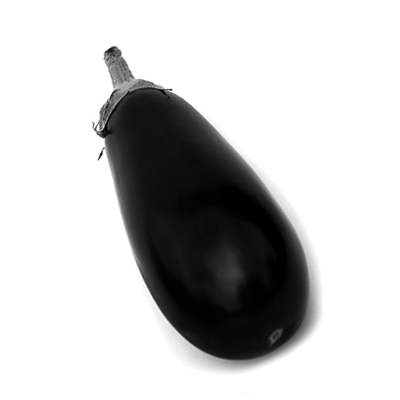
//> input picture ImageRecognition_0529/Imagerec_0529_05/Eggplant.png, 400 x 400 px
$ ./main05   (built with g++ and OpenCV 4)
//> lines starting //> are read from the running program, lines starting //| are printed output that depends on the picture; after the words box and inside, x2 and y2 are one past the last pixel; in counts of white or black regions, pixels touching at a corner belong together
#include <iostream>
#include <math.h>
#include <opencv2/opencv.hpp>

#define M_PI 3.14159265358979 /* 円周率 */

int main(int argc, const char * argv[]){
	cv::Mat img = cv::imread("Eggplant.png",0);	//画像ファイルの読み込み
//> img is the input picture: 400 rows x 400 cols, CV_8UC1; min 0, max 255, mean 199.7
	if (img.empty())	//ファイルの読み込み失敗
	{
		std::cout << "ファイルの読み込みに失敗しました" << std::endl;
		return -1;
	}

	cv::threshold(img,img,127.0,255.0,CV_THRESH_BINARY_INV);	//2値化
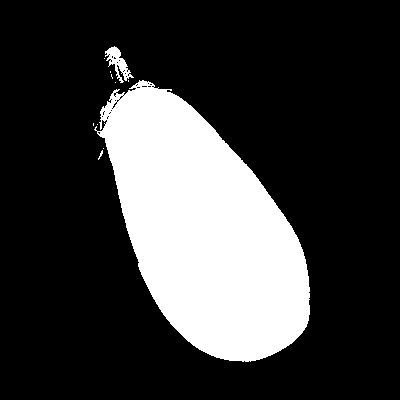
//> img: 400 rows x 400 cols, CV_8UC1; 23.2% white; 11 white regions (9 under 20 px), largest, box (x1, y1, x2, y2) and area: (94, 80, 310, 362) 36623, (105, 46, 134, 83) 407

	//元画像の表示
	cv::namedWindow("Closed Image");	//ウィンドウの生成
	//cv::imshow("Original Image",img);	//画像の描画

	//N=4でクロージング
	//膨張
	for(int i=0;i<4;i++){
	cv::dilate(img,img,cv::Mat());
	}
//> this loop made 4 passes
//> pass 1, `cv::dilate(img,img,cv::Mat());`:
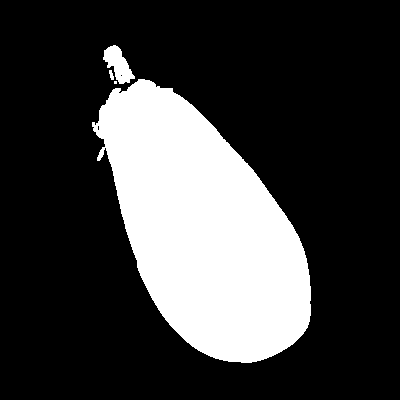
//> img: 400 rows x 400 cols, CV_8UC1; 24.1% white; 4 white regions (1 under 20 px), largest, box (x1, y1, x2, y2) and area: (92, 79, 311, 363) 37873, (103, 45, 135, 84) 649, (109, 70, 114, 80) 33
//> after the loop:
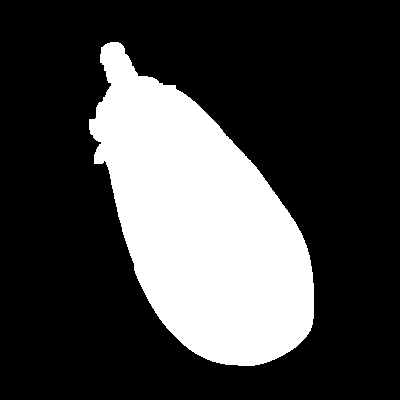
//> img: 400 rows x 400 cols, CV_8UC1; 26.4% white; 1 white region, box (x1, y1, x2, y2) and area: (89, 42, 314, 366) 42176

	//収縮
	for(int i=0;i<4;i++){
	cv::erode(img,img,cv::Mat());
	}
//> this loop made 4 passes
//> pass 1, `cv::erode(img,img,cv::Mat());`:
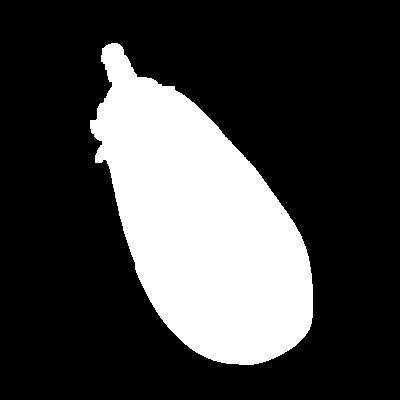
//> img: 400 rows x 400 cols, CV_8UC1; 25.7% white; 1 white region, box (x1, y1, x2, y2) and area: (90, 43, 313, 365) 41040
//> pass 2, `cv::erode(img,img,cv::Mat());`:
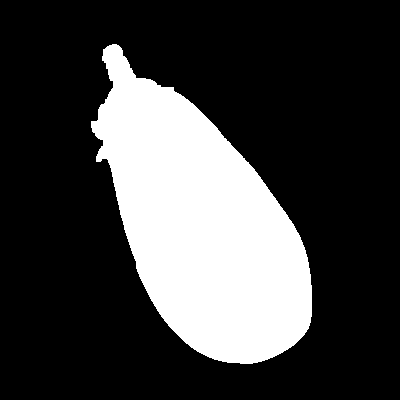
//> img: 400 rows x 400 cols, CV_8UC1; 24.9% white; 1 white region, box (x1, y1, x2, y2) and area: (91, 44, 312, 364) 39912
//> pass 3, `cv::erode(img,img,cv::Mat());`:
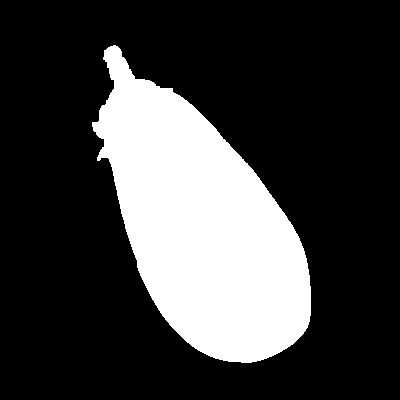
//> img: 400 rows x 400 cols, CV_8UC1; 24.2% white; 1 white region, box (x1, y1, x2, y2) and area: (92, 45, 311, 363) 38792
//> after the loop:
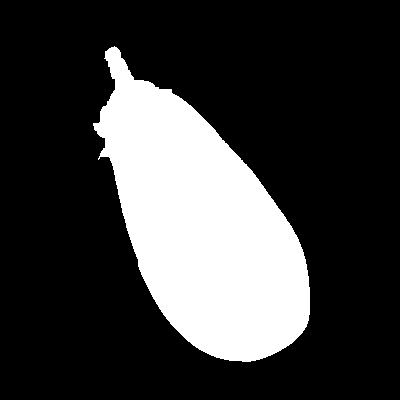
//> img: 400 rows x 400 cols, CV_8UC1; 23.5% white; 1 white region

	cv::imshow("Closed Image",img);	//画像の描画

	//輪郭の座標格納用
	std::vector< std::vector< cv::Point > > contours;

	//輪郭検出
	cv::findContours(img,contours,CV_RETR_EXTERNAL, CV_CHAIN_APPROX_NONE);
//> contours = 1 contour; box (x1, y1, x2, y2) and area: (93, 46, 310, 362) 37292

	//面積
	double area = cv::contourArea(cv::Mat(contours[0]));
//> area = 37292

	//周囲長
	double perimeter = cv::arcLength(cv::Mat(contours[0]),true);
//> perimeter = 910.7

	//モーメント計算
	cv::Moments m = cv::moments(img,true);
//> m = moments, m00 37680, centre m10/m00, m01/m00 = (201.7, 224.9)

	//重心
	double x_g = m.m10 / m.m00;	//x重心座標
//> x_g = 201.7
	double y_g = m.m01 / m.m00; //y重心座標
//> y_g = 224.9

	//円形度
	double circle = 4 * M_PI * area / perimeter * perimeter;
//> circle = 468625.1

	//主軸角度
	double theta = std::atan(2*m.m11/(m.m20-m.m02))/2;
//> theta = -0.72

	std::cout << "area=" << area << "\nperimeter=" << perimeter << "\n(x,y)=(" << x_g << "," << y_g << ")\n"
		<< "circle=" << circle << "\nθ=" << theta;
//| area=37292
//| perimeter=910.69
//| (x,y)=(201.724,224.897)
//| circle=468625
//| θ=-0.719764

	cv::waitKey();

	return 0;
}
